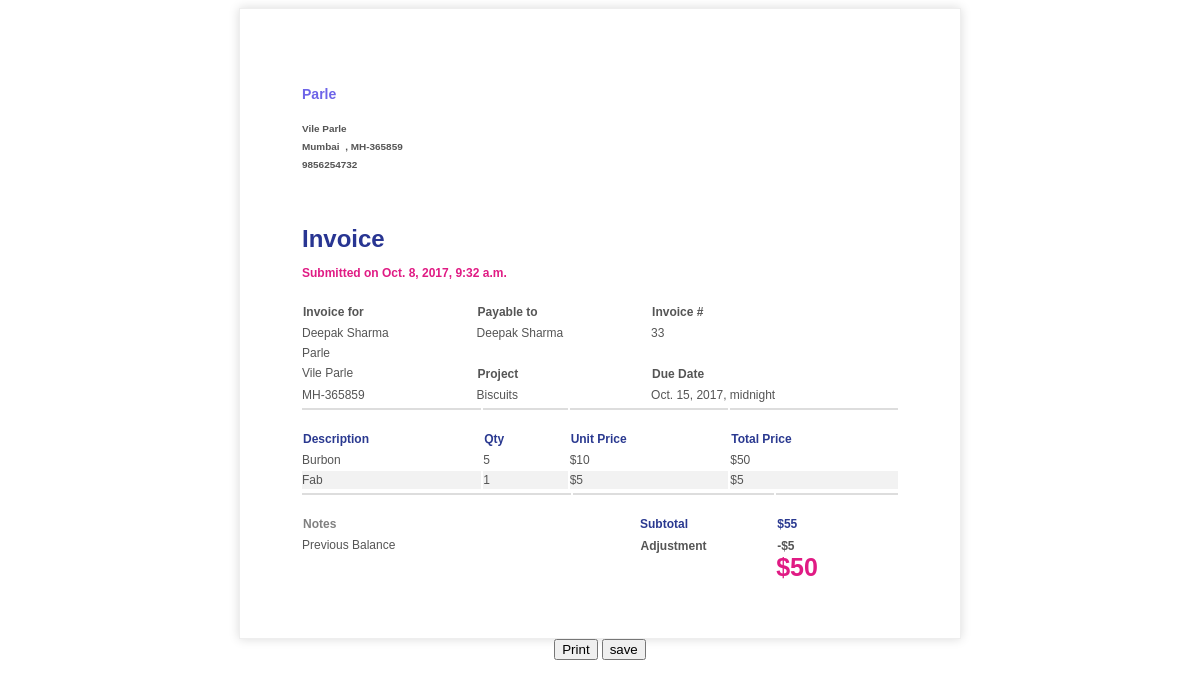
The app's page /invoice/cart/33/ (signed in) with its own data.
### invoice/models.py (models this page shows, shortened)
class Invoice(models.Model):
    customer = models.ForeignKey(User, null=True)
    company = models.ForeignKey(Company, null=True)
    project = models.ForeignKey(Project, null=True)
    submitted = models.DateTimeField(auto_now_add=True)
    due_date = models.DateTimeField(default=datetime.now().date()+timedelta(days=7))
    cart = models.ManyToManyField(Item, related_name='cart')
    total = models.IntegerField(default=0, null=True)

class Quantity(models.Model):
    invoice = models.ForeignKey(Invoice, related_name='invoice', null=True)
    item = models.ForeignKey(Item, related_name='item', null=True)
    quantity = models.IntegerField(default=1)

class Adjustment(models.Model):
    invoice = models.ForeignKey(Invoice, related_name='adj_invoice', null=True)
    amount = models.IntegerField(default=0, null=True, blank=True)
    notes = models.CharField(max_length=140, default='')

### company/models.py (models this page shows, shortened)
class Company(models.Model):
    company_name = models.CharField(max_length=100, default='')
    street = models.CharField(max_length=100, default='')
    city = models.CharField(max_length=20, default='')
    state_code = models.CharField(max_length=2, default='')
    zip = models.CharField(max_length=6, default='')
    contact = models.CharField(max_length=10, default='')
    image = models.ImageField(upload_to='company_logo', blank=True, null=True)

class AdminProfile(models.Model):
    user = models.OneToOneField(User)
    company = models.ForeignKey(Company, null=True)

### project/models.py (models this page shows, shortened)
class Project(models.Model):
    project_name = models.CharField(max_length=20, default='')
    company = models.ForeignKey(Company)
    products = models.ManyToManyField(Item, related_name='items')

class Item(models.Model):
    item_name = models.CharField(max_length=20, default='')
    unit_price = models.IntegerField(default=0)
    project = models.ForeignKey('Project', blank=True, related_name='project', null=True)
    image = models.ImageField(upload_to='product_image', blank=True, null=True)

### invoice/views.py (the view)
# urls.py: url(r'^cart/(?P<pk>\d+)/$', views.view_invoice, name='view_invoice'),
def view_invoice(request, pk=None):
    if pk:
        invoice = Invoice.objects.get(pk=pk)
    else:
        invoice = request.invoice
    sum = 0
    user = AdminProfile.objects.get(user=request.user)
    quantity = Quantity.objects.filter(invoice_id=pk)
    adjustment = Adjustment.objects.get(invoice_id=pk)
    cart_info1 = zip(invoice.cart.all(), quantity)
    cart_info = zip(invoice.cart.all(), quantity, range(len(quantity)))
    for cart, qty in cart_info1:
        sum = sum + (qty.quantity * cart.unit_price)
    invoice.total = sum
    invoice.save()
    args = {'invoice': invoice, 'user': user, 'cart_info': cart_info,
            'adjustment': adjustment,
            }
    return render(request, 'invoice/invoice.html', args)

### invoice/templates/invoice/invoice.html (shortened to what this page needs)
<!doctype html>
<html>
<head>
</head>
<body>
    <div class="invoice-box">
        <div class="print-friendly">
        <table cellpadding="0" cellspacing="0">
            <tr class="top">
                <td colspan="2">
                    <table>
                        <tr>
                            <td>
                                <h3 style="color:#6D64E8">{{ invoice.company.company_name }}</h3>
                                <h5>{{ invoice.company.street }}<br>
                                {{ invoice.company.city}} &nbsp,
                                    {{ invoice.company.state_code}}-{{invoice.company.zip }}<br>
                                {{ invoice.company.contact}} </h5>
                            </td>
                        </tr>
                    </table>
                </td>
            </tr>
            <tr class="information">
                <td colspan="2">
                    <table>
                        <tr>
                            <td>
                                <h1  style="color:#283592"><b>Invoice</b></h1>
                                <h4 style="color:#E01B84"><b>Submitted on {{ invoice.submitted }}</b></h4>
                            </td>
                        </tr>
                    </table>
                </td>
            </tr>
            <tr class="information">
                <td colspan="2">
                    <table>
                        <tr>
                           <th>Invoice for</th>
                           <th>Payable to</th>
                           <th>Invoice # </th>
                        </tr>
                        <tr>
                            <td>{{ invoice.customer.get_full_name }}</td>
                            <td>{{ invoice.customer.get_full_name }}</td>
                            <td>{{ invoice.id }}</td>
                        </tr>
                        <tr>
                            <td>{{ user.company.company_name }}</td>
                        </tr>
                        <tr>
                            <td>{{ user.company.street }}</td>
                            <th><b>Project</b></th>
                            <th><b>Due Date</b></th>
                        </tr>
                        <tr>
                            <td> {{ user.company.state_code}}-{{invoice.company.zip }}</td>
                            <td> {{ invoice.project.project_name}}</td>
                            <td> {{ invoice.due_date }}</td>
                        </tr>
                    </table>
                </td>
            </tr>
        </table>
        <table class="even-odd" id="items">
            <tr class="heading">
                <th>Description </th>
                <th> Qty</th>
                <th> Unit Price</th>
                <th>Total Price</th>
            </tr>
            {% for cart, qty, i in cart_info %}
            <tr class="item">
                <td>{{cart.item_name}}</td>
                <td>{{ qty.quantity }}</td>
                <td>${{cart.unit_price}}</td>
                <td id="subtotal{{i}}">
                </td>
            </tr>
            {% endfor %}
        </table>
        <table>
			<tr class="heading">
                <th style="color:grey" colspan="2">Notes</th>
                <th style="text-align:center">Subtotal</th>
                <th><b>${{ invoice.total }}</b></th>
            </tr>
            <tr>
                <td colspan="2">{{ adjustment.notes }}</td>
                <th style="text-align:center">
                    Adjustment
                </th>
                <th>-${{ adjustment.amount }}</th>
            </tr>
            <tr>
                <td>&nbsp</td>
                <td>&nbsp</td>
                <td style="text-align:center">
                </td>
                <td style="color:#E01B84; font-size:25px; font-weight:bold" id="total">$
                </td>
            </tr>
        </table>
    </div>
</div>
<div align="center">
<a href="javascript:doit()"><button type="button" class="btn btn-success btn-xs">Print</button></a>
<a href="{% url 'invoice:save_pdf' pk=invoice.pk %}">
     <button type="button" class="btn btn-success btn-xs">save</button></a>
</div>
</body>
</html>

### invoice/templates/invoice/invoice.html (style rules this page uses)
.invoice-box { max-width:600px; margin:auto; padding:60px; border:1px solid #eee; box-shadow:0 0 10px rgba(0, 0, 0, .15); font-size:12px; line-height:18px; font-family: Arial; color:#555; }
.invoice-box table { width:100%; line-height:inherit; text-align:left; page-break-inside: avoid; }
.invoice-box table td { padding:0px; vertical-align:top; page-break-inside: avoid; }
.invoice-box table th { font-size:12px; page-break-inside: avoid; }
.invoice-box table tr.top table td { padding-bottom:20px; page-break-inside: avoid; }
.invoice-box table tr.information table td { padding-bottom:0px; page-break-inside: avoid; }
.invoice-box table tr.heading th { padding-top : 20px; padding-right:20px; border-top:2px solid #ddd; font-weight:bold; color:#2A3990; font-size:12px; }
.even-odd tr:nth-child(even) { background-color: #f2f2f2 }
table.invoice-box, tr, td, th { page-break-inside: avoid !important; }

### records on screen
Invoice: company.company_name "Parle", company.street "Vile Parle", company.city "Mumbai", company.state_code "MH", company.zip "365859", company.contact "9856254732", submitted "Oct. 8, 2017, 9:32 a.m.", customer.get_full_name "Deepak Sharma", id "33", project.project_name "Biscuits", due_date "Oct. 15, 2017, midnight", total "55"
AdminProfile: company.company_name "Parle", company.street "Vile Parle", company.state_code "MH"
Item: item_name "Burbon", quantity "5", unit_price "10"
Item: item_name "Fab", quantity "1", unit_price "5"
Adjustment: notes "Previous Balance", amount "5"
